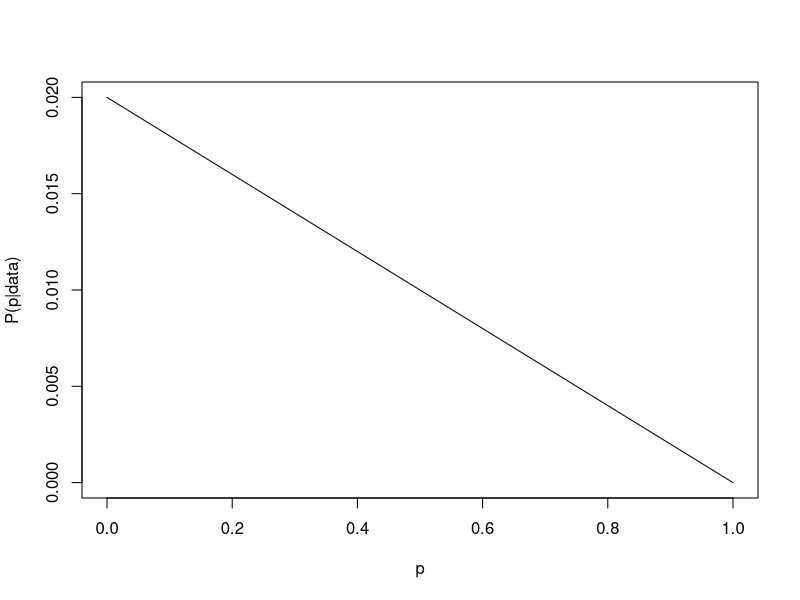
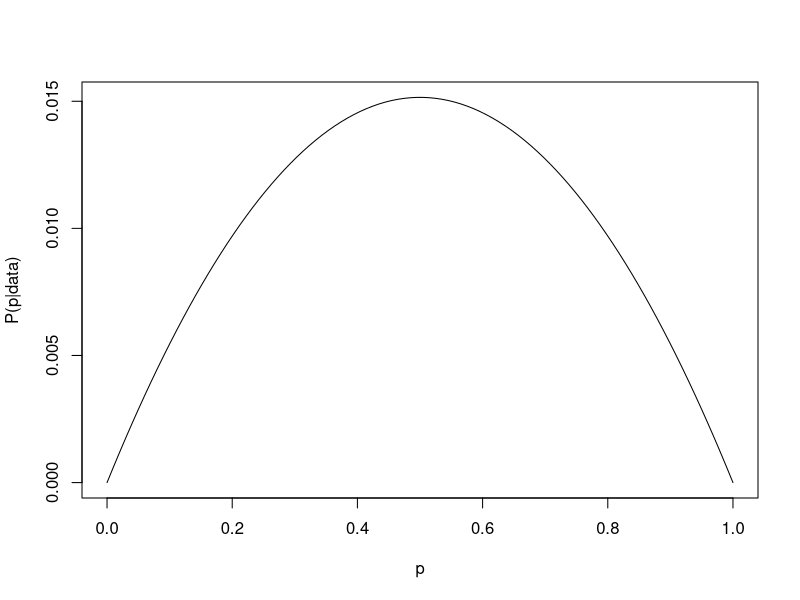
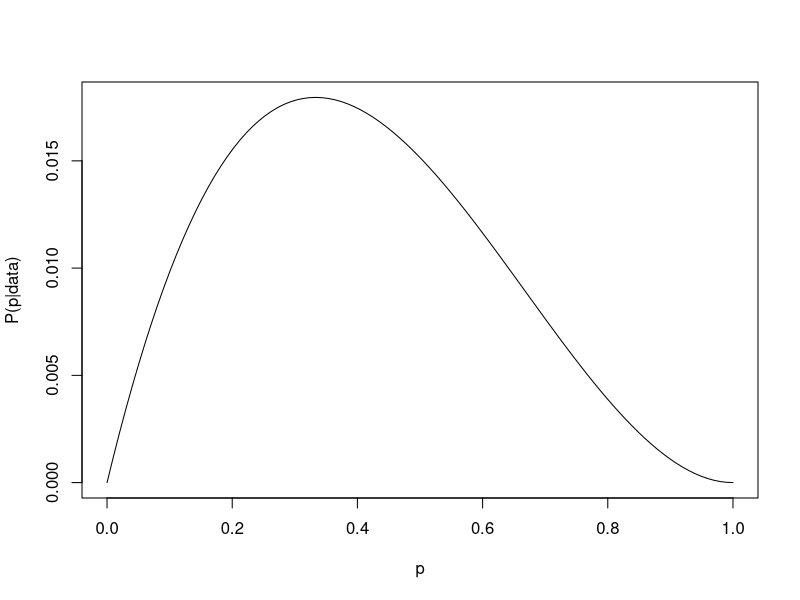
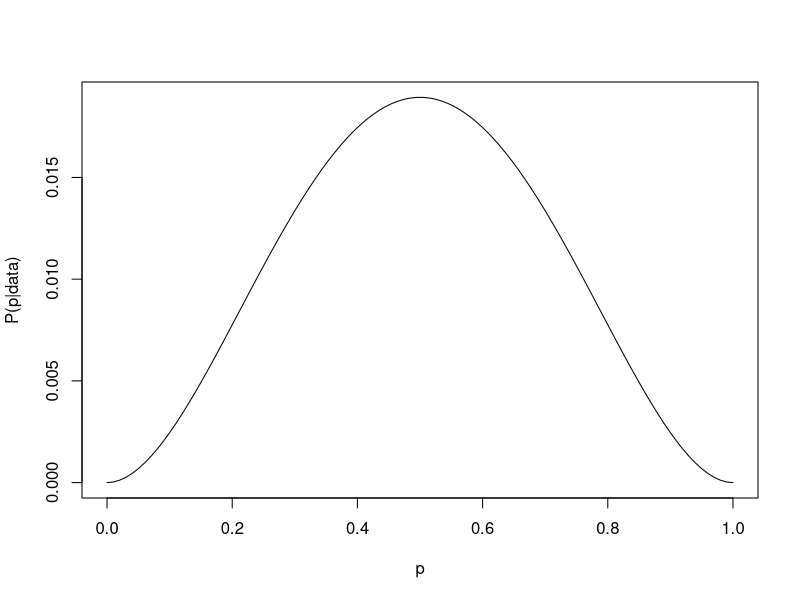
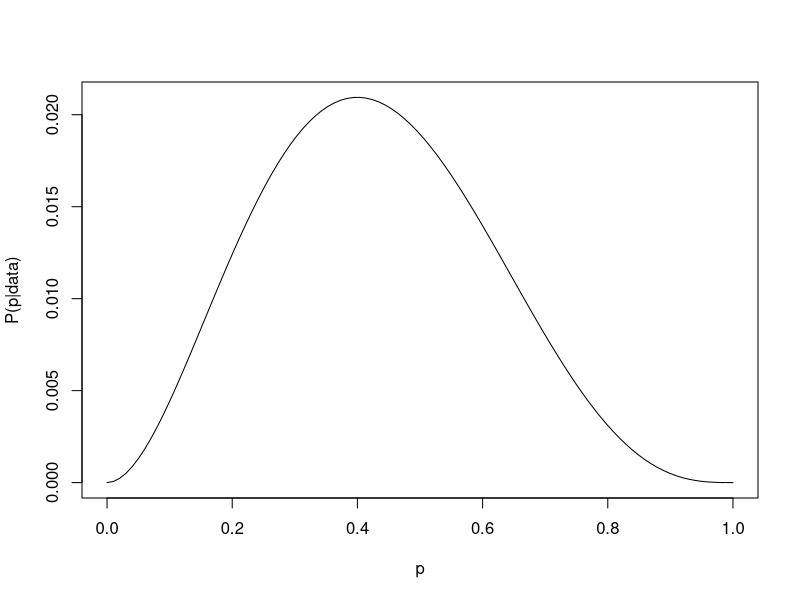
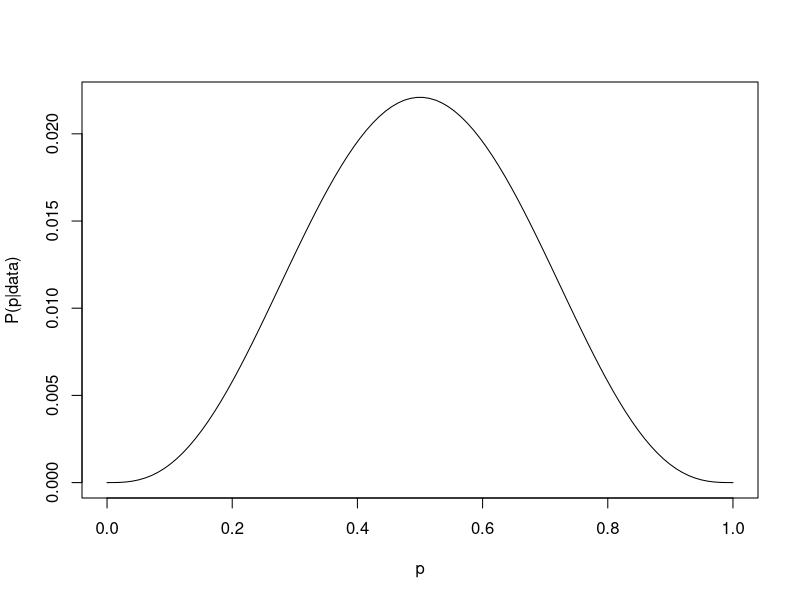
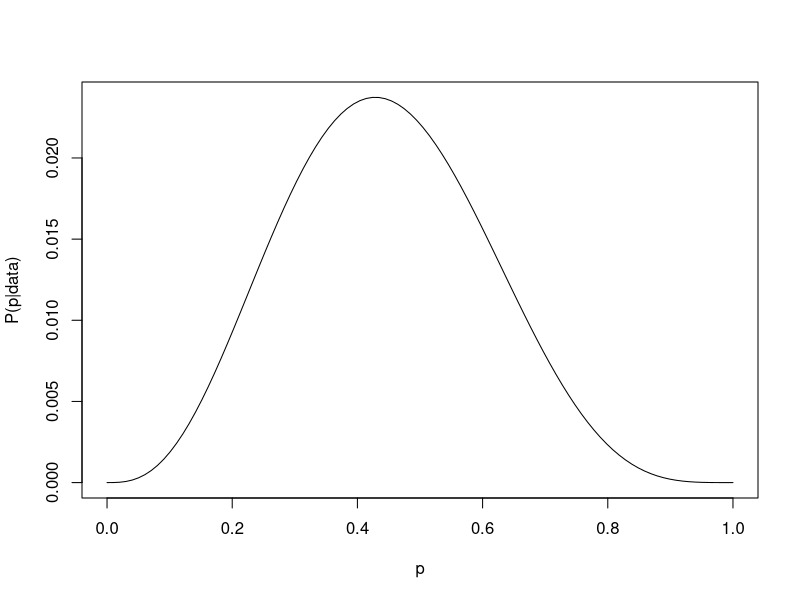
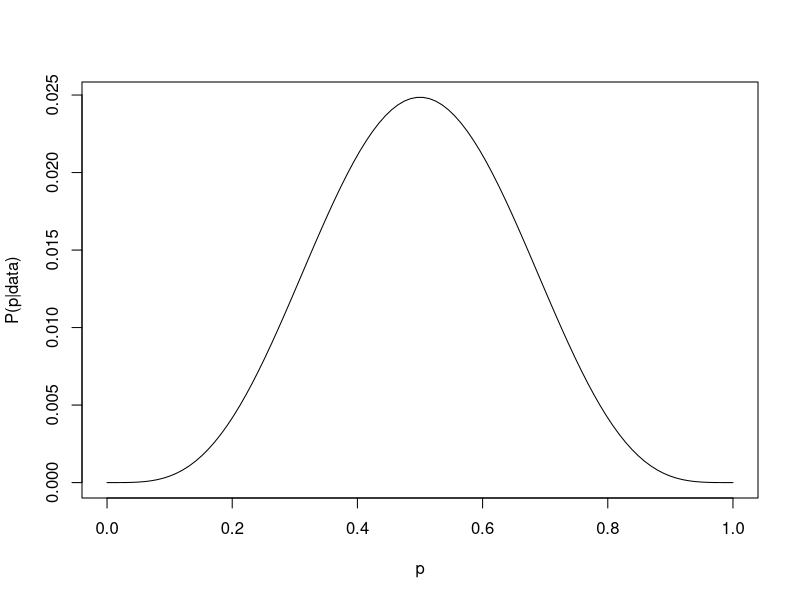

These charts were generated, in order, by the following R code:
# This is based on a demonstration in Chap. 2 of Statistical Rethinking
# 
# The script will try to save 10 plots in a folder named
# binomial_experiment_plots, which contain the successively updated
# estimates of the probability of success in a binomial experiment, as
# more and more samples are drawn

n_steps <- 100
p <- seq(from=0, to=1, length.out=n_steps)
prior <- rep(1, n_steps)

true_p <- 0.7
trials <- 10

successes <- rbinom(trials, 1, true_p)
so_far <- 0

print(successes)
for (i in 1:trials) {
   so_far <- so_far + successes[i]
   L <- dbinom(so_far, size=i, prob=p)

   unnorm_posterior <- L * prior
   posterior <- unnorm_posterior / sum(unnorm_posterior)

   filepath <- paste0("binomial_experiment_plots/Plot_", i ,".jpg")
   print(filepath)
   jpeg(file=filepath)
   plot(p, posterior, type="l", xlab="p", ylab="P(p|data)")
   dev.off()
}
